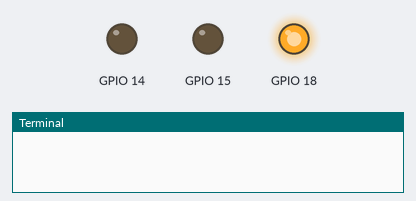
Bench run of a program on a simulated Raspberry Pi (BCM pin numbers). Parts: output pins drawn as LEDs (lit = HIGH), the last lines printed to the terminal. At 15.0 s the program stops and its outputs stay as they are.

Above: at 0.15 s.
At 3.1 s:
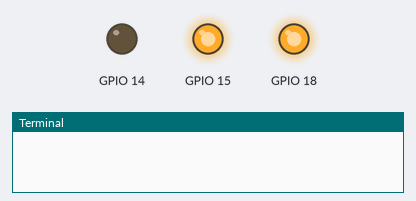
At 6.1 s:
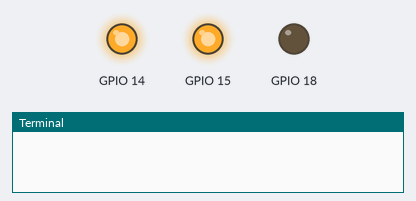
At 9.1 s:
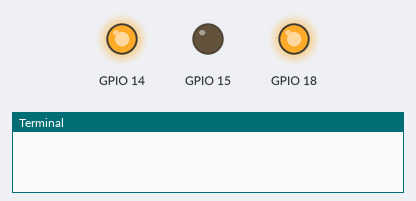
At 12.1 s:
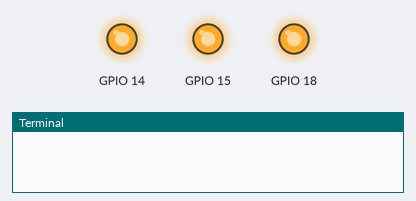
At 15.1 s:
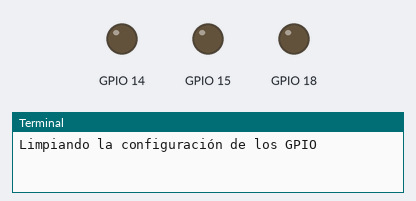
Timing chart, 0 to 16.5 s (numbered marks = the images above):
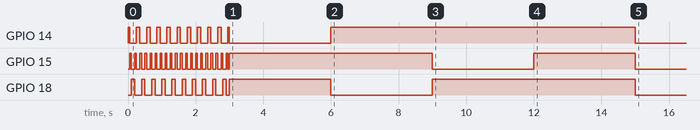

Measured:
- by itself, GPIO 14: goes HIGH 0.05 s, 9 × (LOW 0.20 s, HIGH 0.10 s), LOW 0.20 s, HIGH 0.05 s, LOW 3.0 s, HIGH 9.0 s, then LOW
- by itself, GPIO 15: goes 19 × (HIGH 0.05 s, LOW 0.10 s), HIGH 0.05 s, LOW 0.05 s, HIGH 6.0 s, LOW 3.0 s, HIGH 3.0 s, then LOW
- by itself, GPIO 18: goes 9 × (HIGH 0.10 s, LOW 0.20 s), HIGH 0.10 s, LOW 0.10 s, HIGH 3.0 s, LOW 3.0 s, HIGH 6.0 s, then LOW

The program:

ledRGB.py
```python
# -*- coding: utf-8 -*-

''' Copyright (C) 2018 Iván Rodríguez Méndez
This software is distributed under the GNU General Public
Licence (version 3 or later); please refer to the file
Licence.txt, included with the software, for details.
'''
# Tutorial creado para el canal de YouTube Piensa 3D

# Tutorial 6: Efectos con LED RGB

#importamos los módulos necesarios para nuestro código
import RPi.GPIO as GPIO
import time
import numpy as np

GPIO.setmode(GPIO.BCM)
GPIO.setup(14, GPIO.OUT) ## Color Rojo
GPIO.setup(15, GPIO.OUT) ## Color Verde
GPIO.setup(18, GPIO.OUT) ## Color Azul

Colores = np.array([14,15,18]) # Es importante que el orden sea RGB

def Apagar_led(Leds):
    for i in range(len(Leds)):
        GPIO.output(Leds[i],False)
    return 0

def Encender_leds(Leds):
	for i in range(len(Leds)):
		GPIO.output(Leds[i],True)
		time.sleep(0.05)
		GPIO.output(Leds[i],False)
	for i in range(len(Leds)):
		GPIO.output(Leds[len(Leds)-i-1],True)
		time.sleep(0.05)
		GPIO.output(Leds[len(Leds)-i-1],False)

def Encender_mix_rgb(r,g,b, Colores):
    if (r > 0):
        GPIO.output(Colores[0],True)
    else:
        GPIO.output(Colores[0],False)
    if (g > 0):
        GPIO.output(Colores[1],True)
    else:
        GPIO.output(Colores[1],False)
    if (b > 0):
        GPIO.output(Colores[2],True)
    else:
        GPIO.output(Colores[2],False)
    return 0

# Código principal desde el que usamos todas las funciones
Apagar_led(Colores)

for j in range(10):
	Encender_leds(Colores)

# Encendemos el color Cyan
Encender_mix_rgb(0,1,1, Colores)
time.sleep(3)
# Encendemos el color Amarillo
Encender_mix_rgb(1,1,0, Colores)
time.sleep(3)
# Encendemos el color Magenta
Encender_mix_rgb(1,0,1, Colores)
time.sleep(3)
# Encendemos el color Blanco
Encender_mix_rgb(1,1,1, Colores)
time.sleep(3)

print("Limpiando la configuración de los GPIO")
GPIO.cleanup() ## Hago una limpieza de los GPIO
```
